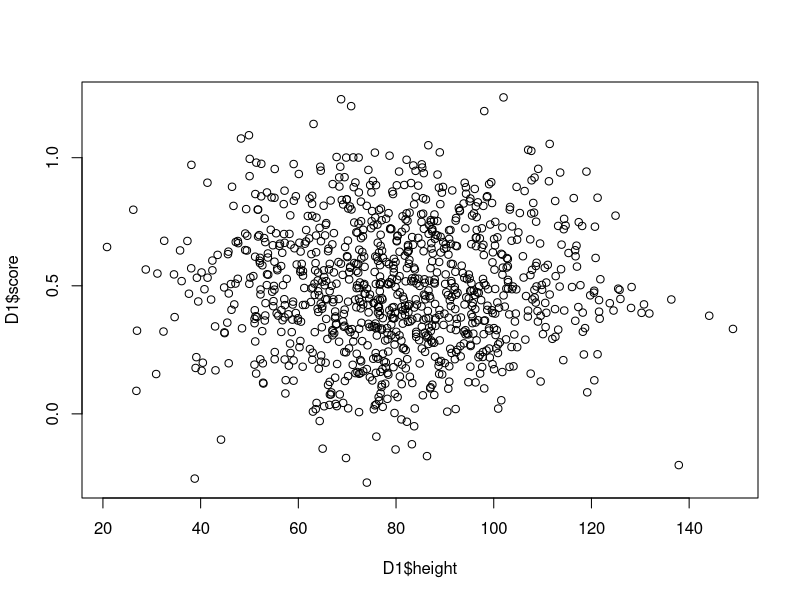
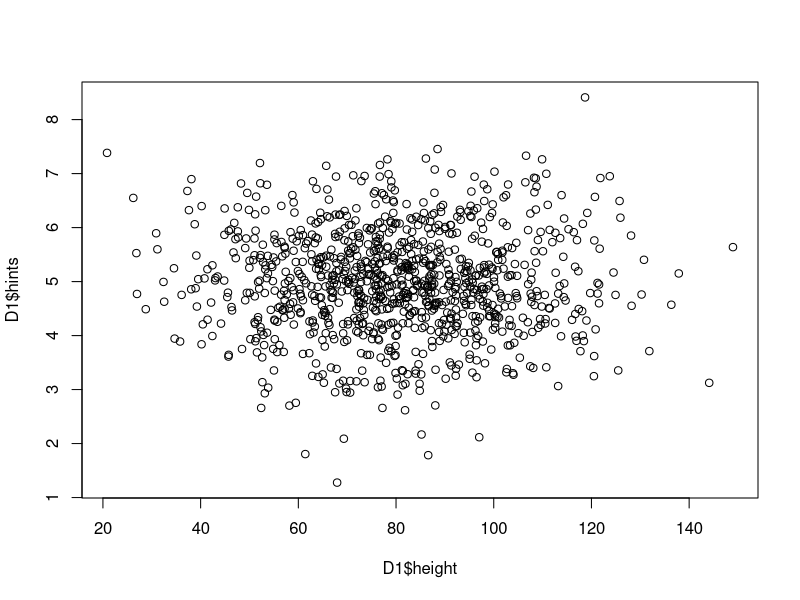
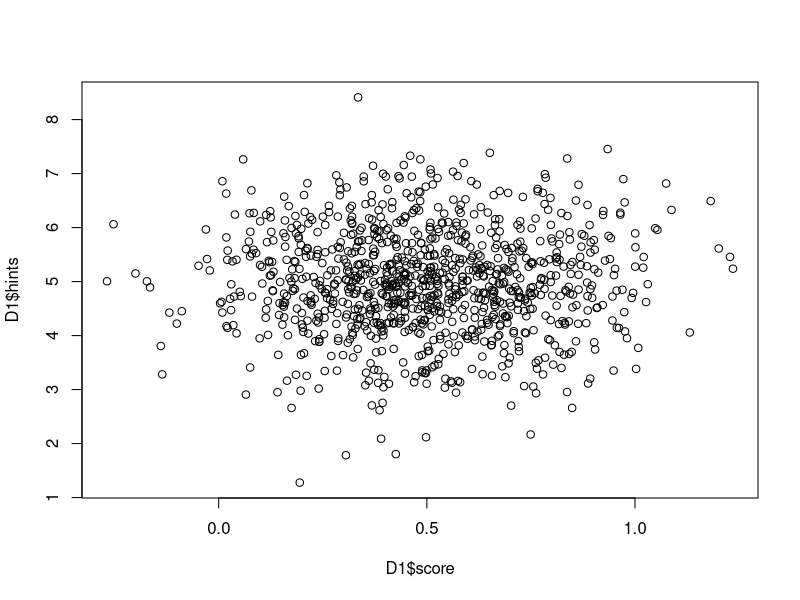
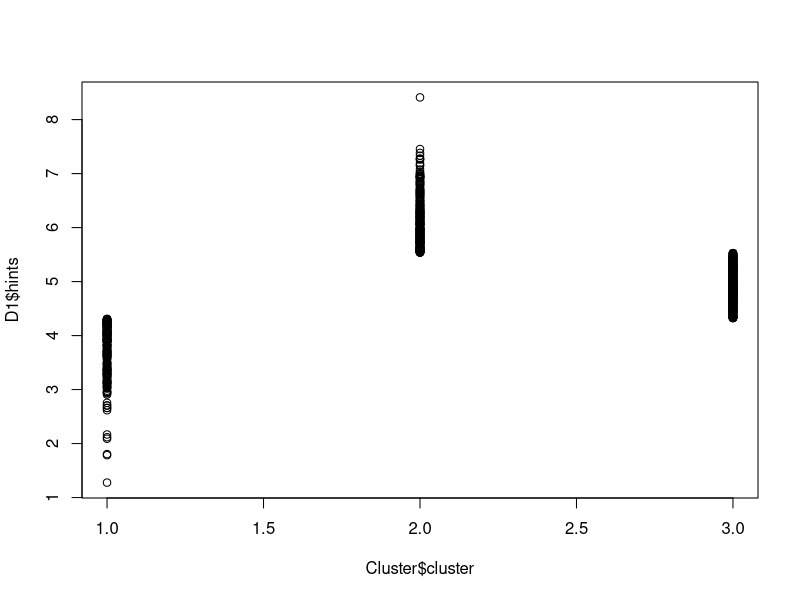
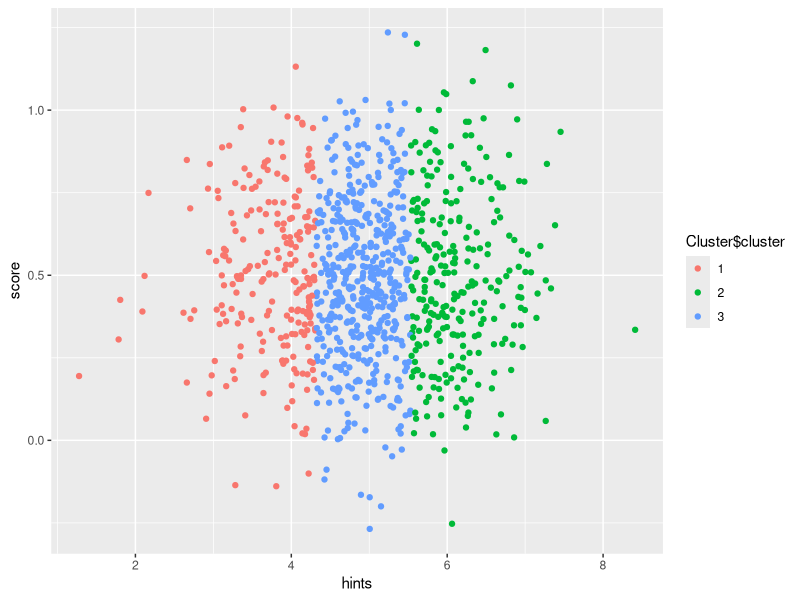

R code for these plots, in order:
## ---- chunk 1
knitr::opts_chunk$set(echo = TRUE)
## ---- chunk 2
#First I will import the CSV data into R as a data frame called "D1"
D1 <- read.csv("online-tutor.csv", header = TRUE, sep = ",")

#Then I explored the data a little bit
plot(D1$height, D1$score)
plot(D1$height, D1$hints)
plot(D1$score, D1$hints)
cor(D1)
mean(D1$height)

#Then I tried doing some kmeans clustering
D2 <- dplyr::select(D1, 4:5)
Cluster <- kmeans(D2, 3)

#OK, let's try exploring this thing we just created
table(Cluster$centers)
plot(Cluster$cluster, D1$hints)

#OK, I have some clusters. Now to plot them in ggplot!
install.packages("ggplot2")
library(ggplot2)
Cluster$cluster <- as.factor(Cluster$cluster)
ggplot(D1, aes(hints, score, color = Cluster$cluster)) + geom_point()

#It looks like I now have three distinct clusters in my data. I'm not sure how it adds value or insight to the analysis, but at least the code is working(ish)!

